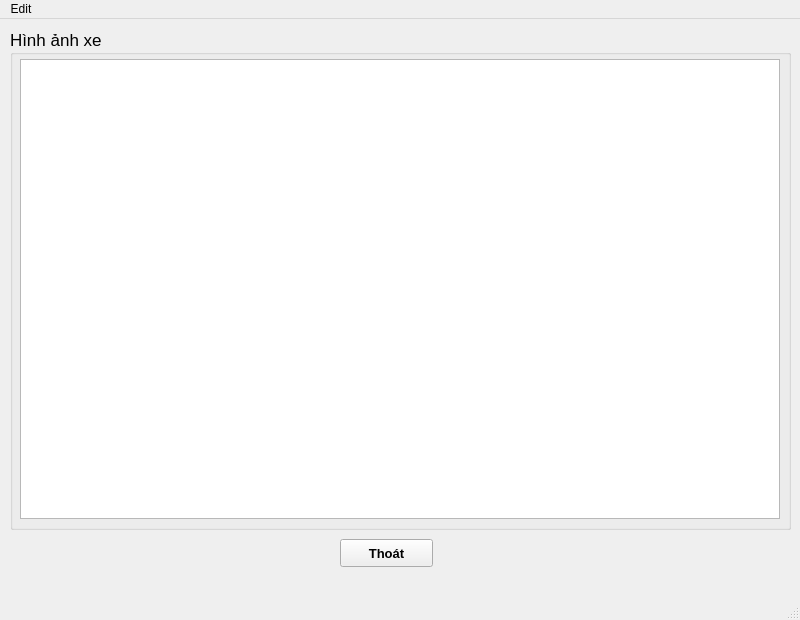
<?xml version="1.0" encoding="UTF-8"?>
<ui version="4.0">
 <class>MainWindow</class>
 <widget class="QMainWindow" name="MainWindow">
  <property name="geometry">
   <rect>
    <x>0</x>
    <y>0</y>
    <width>800</width>
    <height>620</height>
   </rect>
  </property>
  <property name="windowTitle">
   <string>Hình ảnh xe</string>
  </property>
  <widget class="QWidget" name="centralwidget">
   <widget class="QGroupBox" name="GB_grap_fix">
    <property name="geometry">
     <rect>
      <x>10</x>
      <y>10</y>
      <width>781</width>
      <height>501</height>
     </rect>
    </property>
    <property name="font">
     <font>
      <pointsize>13</pointsize>
     </font>
    </property>
    <property name="title">
     <string>Hình ảnh xe</string>
    </property>
    <widget class="QGraphicsView" name="GV_graph_fix">
     <property name="geometry">
      <rect>
       <x>10</x>
       <y>30</y>
       <width>760</width>
       <height>460</height>
      </rect>
     </property>
    </widget>
   </widget>
   <widget class="QPushButton" name="BT_exit">
    <property name="geometry">
     <rect>
      <x>340</x>
      <y>520</y>
      <width>93</width>
      <height>28</height>
     </rect>
    </property>
    <property name="font">
     <font>
      <pointsize>10</pointsize>
      <weight>75</weight>
      <bold>true</bold>
     </font>
    </property>
    <property name="text">
     <string>Thoát</string>
    </property>
   </widget>
  </widget>
  <widget class="QMenuBar" name="menubar">
   <property name="geometry">
    <rect>
     <x>0</x>
     <y>0</y>
     <width>800</width>
     <height>26</height>
    </rect>
   </property>
   <widget class="QMenu" name="menuEdit">
    <property name="title">
     <string>Edit</string>
    </property>
    <addaction name="actionOpen"/>
   </widget>
   <addaction name="menuEdit"/>
  </widget>
  <widget class="QStatusBar" name="statusbar"/>
  <action name="actionOpen">
   <property name="text">
    <string>Open</string>
   </property>
  </action>
 </widget>
 <resources/>
 <connections/>
</ui>
